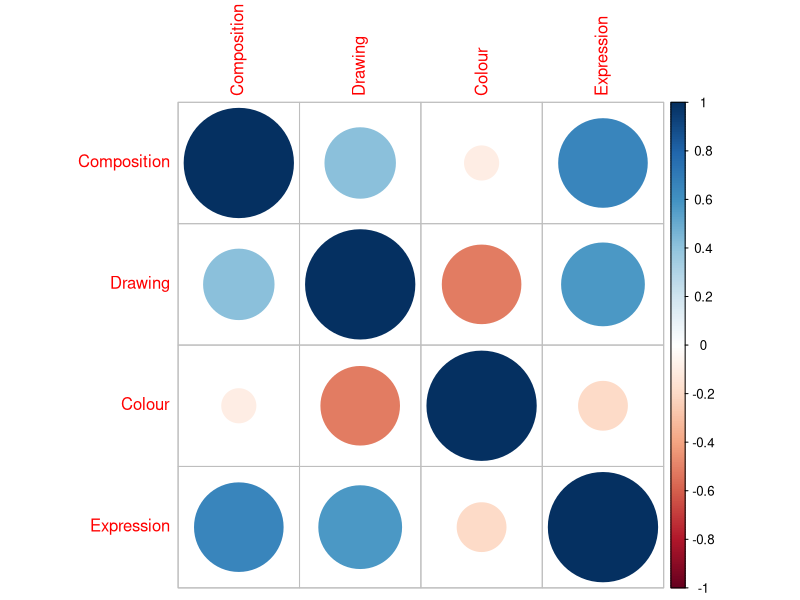
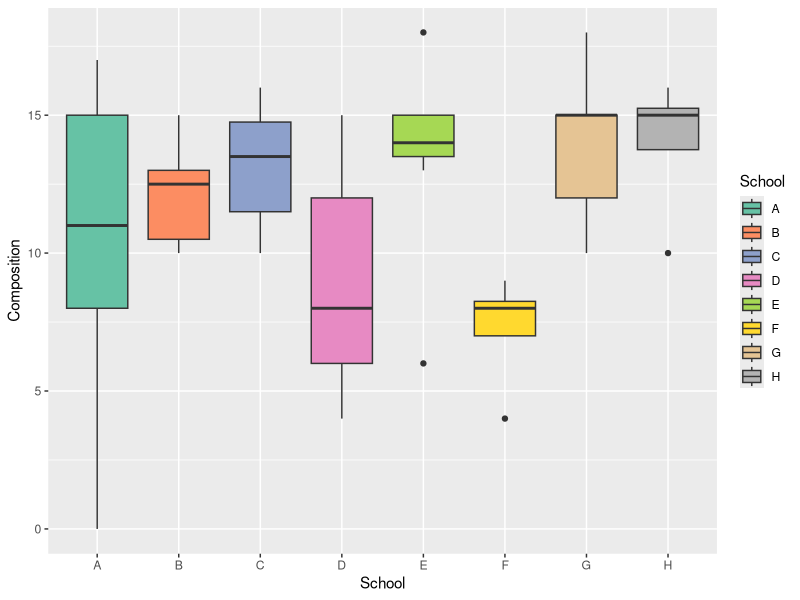
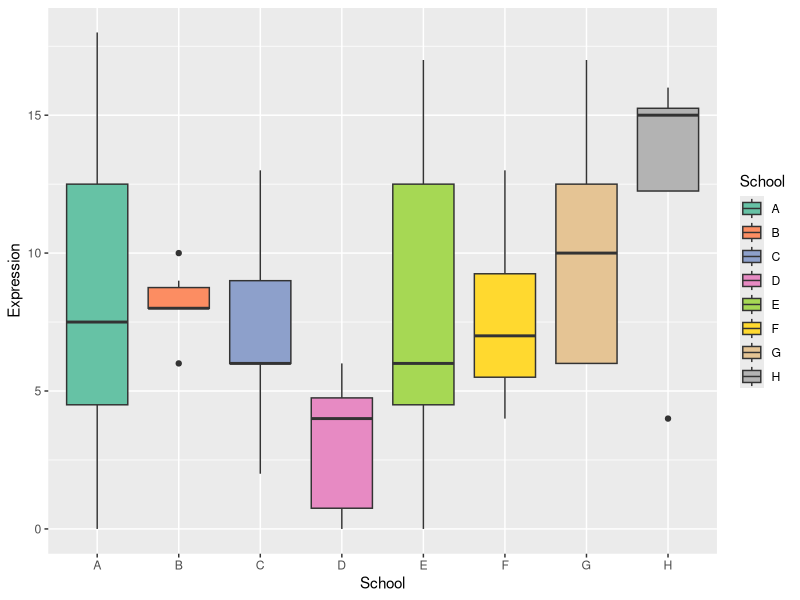
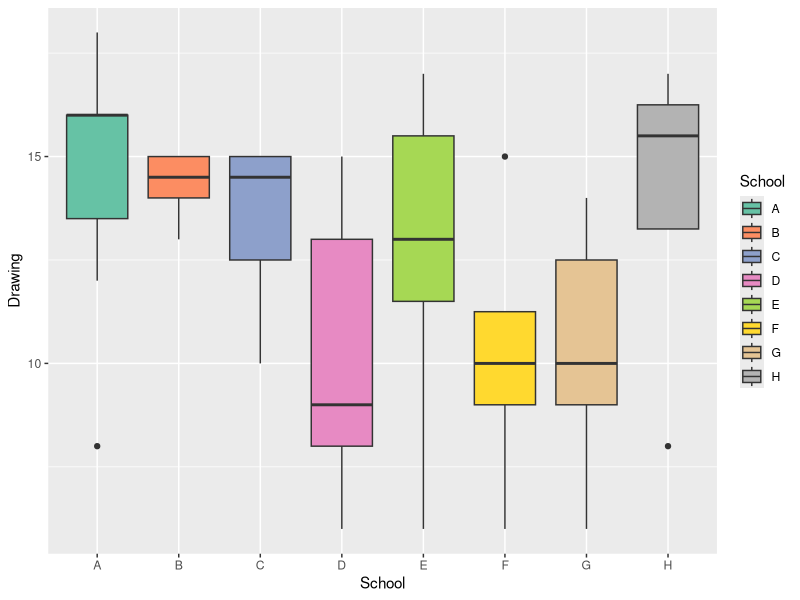
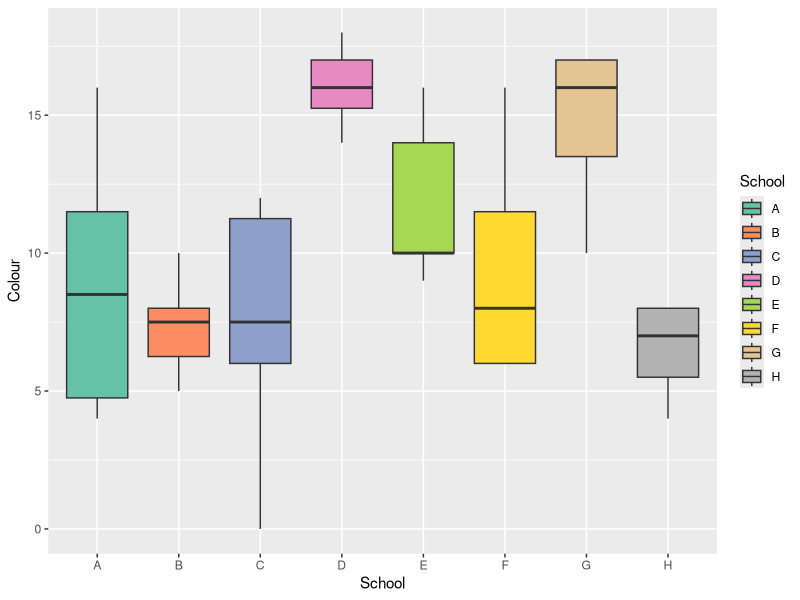
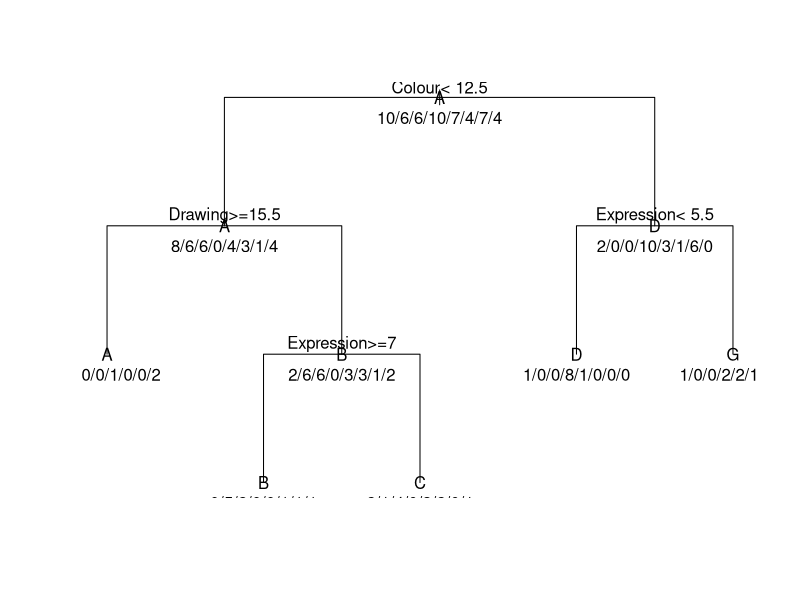

These figures' R source, in order:
library(MASS)
data("painters")

?painters
summary(painters)
View(painters)


library(corrplot)
corrplot(cor(painters[-5]))


library(ggplot2)

ggplot(painters, aes(School,  Composition, fill = School)) +
  geom_boxplot() +
  scale_fill_brewer(palette = "Set2")

ggplot(painters, aes(School,  Expression, fill = School)) +
  geom_boxplot() +
  scale_fill_brewer(palette = "Set2")

ggplot(painters, aes(School,  Drawing, fill = School)) +
  geom_boxplot() +
  scale_fill_brewer(palette = "Set2")

ggplot(painters, aes(School,  Colour, fill = School)) +
  geom_boxplot() +
  scale_fill_brewer(palette = "Set2")


library(class)

knn10 = knn.cv(train = painters[,-5], cl = painters$School, k = 10, prob = T)
knn10

mek10 = 1 - sum(painters$School == knn10)/NROW(painters)  
mek10



library(rpart)

fit = rpart(School ~ Colour + Drawing + Expression + Composition, method="class", data = painters)
printcp(fit)
plot(fit, uniform=TRUE)
text(fit, use.n=TRUE, all=TRUE, cex=1)







